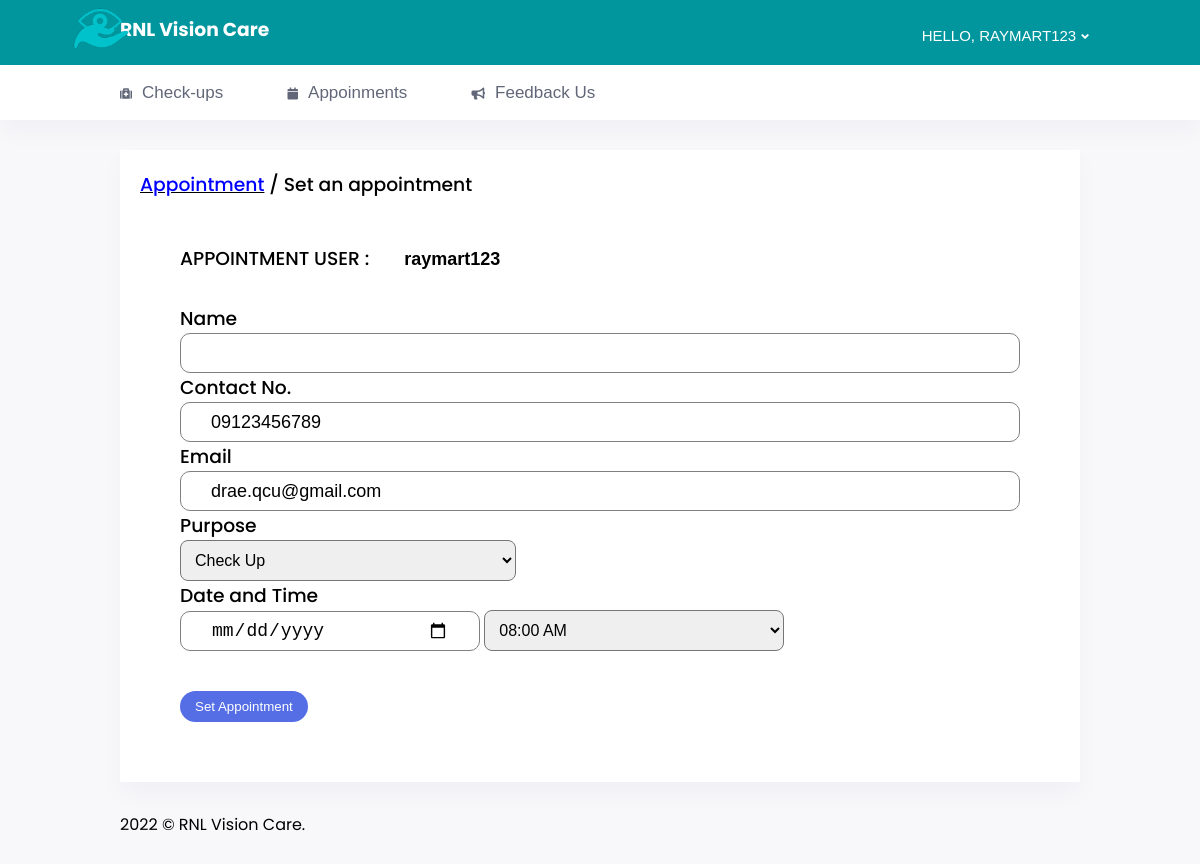
/users-appointment-set.php (signed in), run on an earlier commit of the app's database.
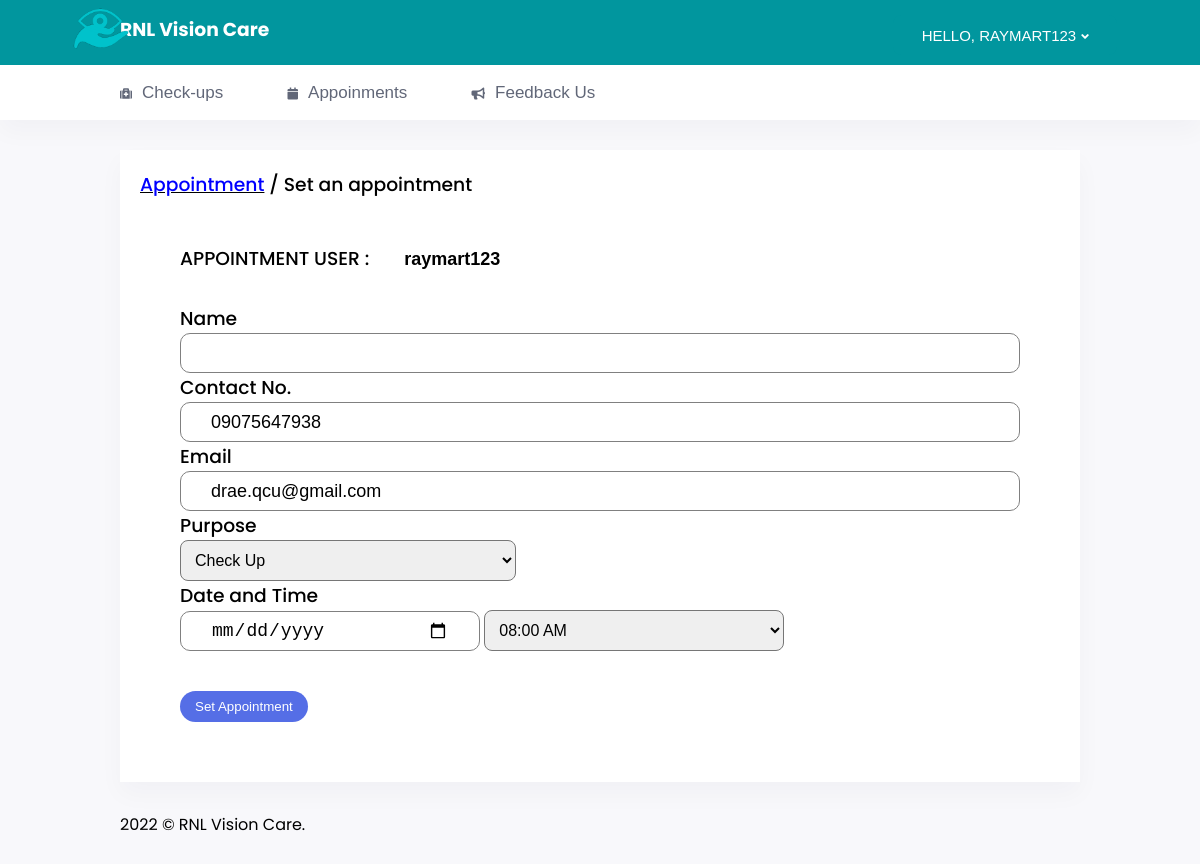
And on a later commit of the database.
### tables this page shows
CREATE TABLE `client_user_info` (
  `client_info_id` int(255) NOT NULL AUTO_INCREMENT,
  `client_id` varchar(1000) NOT NULL,
  `client_fname` varchar(100) NOT NULL,
  `client_lname` varchar(100) NOT NULL,
  `client_mname` varchar(100) NOT NULL,
  `client_bday` varchar(100) NOT NULL,
  `client_age` int(100) NOT NULL,
  `client_contact` varchar(100) NOT NULL,
  `client_email` varchar(100) NOT NULL,
  `client_address` varchar(100) NOT NULL,
  PRIMARY KEY (`client_info_id`)
);

### users-appointment-set.php (the view, shortened to what this page needs)
<?php
$call = $_SESSION["login_user"];
?>
<!DOCTYPE html>
<html lang="en" dir="ltr">
<head>
  <link rel="stylesheet" href="https://pro.fontawesome.com/releases/v5.10.0/css/all.css" />
  <link rel="stylesheet" href="assets\css\user-style.css">
</head>
<body>
  <header>
    <section class="head">
      <div class="container flex1">
        <div class="left flex1">
          <div class="logo">
          <a href="users.php"><img src="assets\images\logo.png" alt="" style="position:fixed;width:80px;top:-3%;left:5%;pointer:cursor;" id="icnlogo"></a>
            <a href="users.php" style="color: white;"><h3>RNL Vision Care</h3></a>
          </div>
          <div class="search flex">
          </div>
        </div>
          <div class="admin flex">
            <div class="dropdown">
  <button class="dropbtn" style="background-color: #01969e;">
    <?php
include('conn.php');
if($_SESSION["login_user"]) {?>
<label style="cursor:pointer; text-transform:uppercase;">Hello, <?php echo $_SESSION['login_user'];  ?><i class="fa fa-angle-down"></i> </label></button>
    <?php
}else echo "<h1>Please login first .</h1>";
?>
</div>
            </div>
    </section>
    <section class="menu">
      <div class="container">
        <div class="navbar">
          <nav>
            <ul id="menuitem">
              <li>
                <a href="users.php">
                  <i class="fa fa-medkit"></i>
                  <h5>Check-ups</h5>
                </a>
              </li>
              <li>
                <a href="users-appointment.php">
                  <i class="fa fa-calendar"></i>
                  <h5>Appoinments</h5>
                </a>
              </li>
              <li>
                <a href="users-feedback.php">
                  <i class="fa fa-bullhorn" aria-hidden="true"></i>
                  <h5> Feedback Us</h5>
                </a>
              </li>
            </ul>
          </nav>
        </div>
      </div>
    </section>
  </header>
  <?php
			  		$clientid= $_SESSION['client_id'];
			  		$query=mysqli_query($conn, "SELECT * from client_user_info WHERE client_id='$clientid'");
			  		while($row=mysqli_fetch_array($query)){
			  	?>
  <section class="table">
    <div class="container">
      <h3> <u><a href="users-appointment.php"> <font color="blue"> Appointment</font></a></u> / Set an appointment</a></h3>
      <div class="map-content-9">
                    <form action="appointmenthandler.php" method="post">
                        <div class="twice">
                             <h3 style="text-transform:uppercase;">Appointment User : <input type="text" name="AppUser" value="<?php echo $call;?>" id="w3lSubject" style="border:none;width:500px;font-weight:bold;"></h3><br>
                             <h3>Name</h3>
                            <input type="text " class="form-control" name="Name" id="w3lSubject"
                                 required="">
                             <h3>Contact No.</h3>
                            <input type="tel" class="form-control" maxlength="11" pattern="[0-9]{4}[0-9]{3}[0-9]{4}" name="Contact" id="w3lSubject"
                                 autocomplete="off" required="" value= "<?php echo $row['client_contact'];?>" >
                                <h3>Email</h3>
                            <input type="email" class="form-control" name="Email" autocomplete="off" id="w3lSubject"
                                 required="" value= "<?php echo $row['client_email'];?>">
                                <h3>Purpose</h3>
                            <select class="form-control" name="Purpose" id="w3lSubject"
                                placeholder="Subject" required="" style="width: 40%; padding: 10px; border-radius: 8px; font-size: 16px;">
                                <option>Check Up</option>
                              </select>
                                <h3>Date and Time</h3>
                                  <input type="date" class="form-control" name="Date" id="w3lSender" placeholder="Date" required="1" min="<?= date('Y-m-d'); ?>" step="1" style="width:300px;margin-bottom:20px;">
                                    <select id="w3lSender" class="form-control" name="Time" required="1" style="width: 300px; padding: 10px; border-radius: 8px; font-size: 16px;">
                                      <option value="08:00 AM">08:00 AM</option>
                                    </select>
                        </div>
                        <div class="text-right">
                            <button type="submit" class="btn btn-primary btn-style mt-4" style="cursor: pointer;">Set Appointment</button>
                        </div>
                    </form>
                </div>
  </section>
  <?php
            }
  ?>
  <footer>
    <div class="container flex1">
      <span>2022 © RNL Vision Care.</span>
    </div>
  </footer>
</body>
</html>

What changed in the data, as far as the page shows it:
removed client_user_info: Contact "09123456789", Email "drae.qcu@gmail.com"
added client_user_info: Contact "09075647938", Email "drae.qcu@gmail.com"
